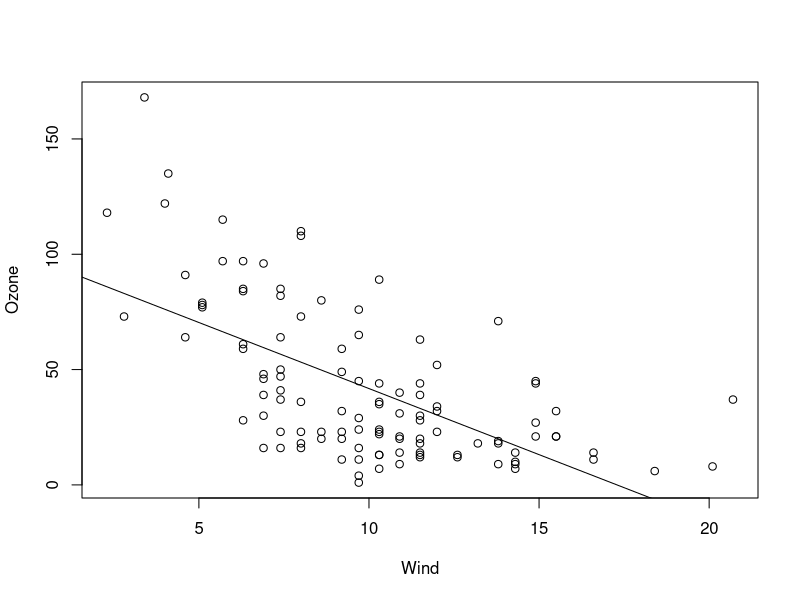
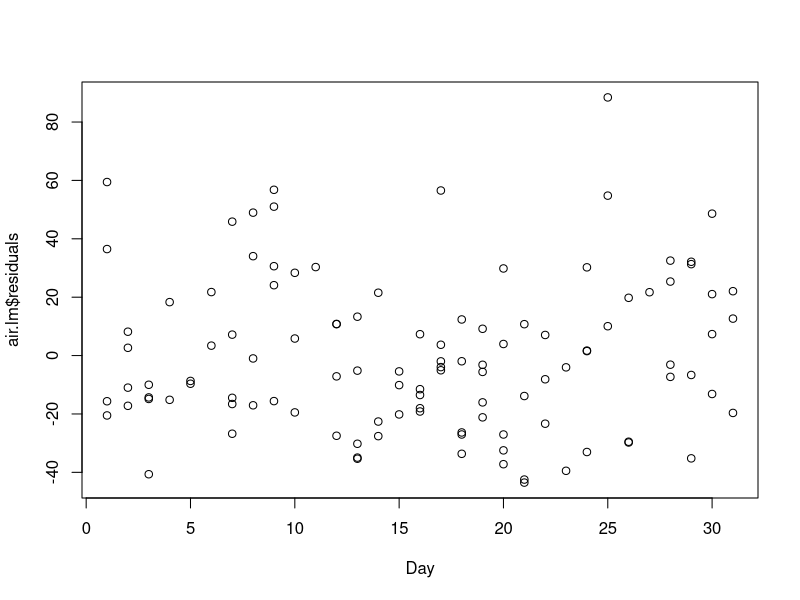
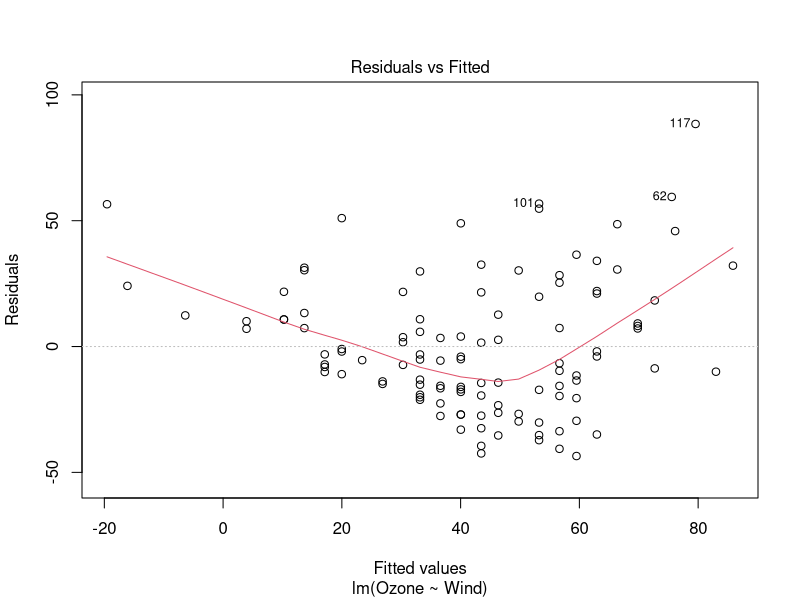

Recreate these plots in R, in order. (Note: this script raises an error after producing the figures.)
#2
View(airquality)
air.lm <- lm(Ozone ~ Wind, data=na.omit(airquality))
summary(air.lm)
plot(Ozone ~ Wind, data=na.omit(airquality))
abline(air.lm)
plot(air.lm$residuals ~ Day, data=na.omit(airquality))
plot(air.lm, which=1:1)



#3

X = c(2,3,8,9,11)
Y = c(3.2,5.1,6.8,8.1,9.2)
mylm <-lm(Y ~ X)
predict(mylm, data.frame(X=5), interval="confidence")
  

#6

cars.lm <- lm(dist ~ speed, data=cars)
cars.lm$coefficients

# 11
plot(weight ~ height, data=Davis)
mylm <- lm(weight ~ height, data=Davis)
abline(mylm)
summary(mylm)
summary(lm(weight ~ height, data=Davis))


#12
plot(IQbio ~ IQfoster, data=Burt)
mylm <- lm(IQbio ~ IQfoster, data=Burt)
abline(mylm)
plot(mylm, which=1:2)
summary(mylm)
?Burt

#13
View(Blackmore)
plot(exercise ~ age, data=Blackmore)
mylm <- lm(exercise ~ age, data=Blackmore)
abline(mylm)
plot(mylm, which=1:2)

#14
plot(rate ~ slim, data=Highway1, xlab="Speed Limit", ylab="Accident Rate per Million Vehicle Miles", main="1973 Minnesota Highway Accident Records")
summary(lm(rate ~ slim, data=Highway1))   
summary(lm(I(rate^2) ~ slim, data=Highway1))
summary(lm(I(log(rate)) ~ slim, data=Highway1))
summary(lm(rate^(-1/2) ~ slim, data=Highway1))
plot(I(log(rate)) ~ slim, data=Highway1)

#15
summary(lm(speed ~ dist, data=cars))
cars.lm <- lm(speed ~ dist, data=cars)
cars.lm$fitted.values

#17
mylm <- lm(kwh ~ ccf, data=Utilities)
summary(lm(kwh ~ ccf, data=Utilities))
confint(mylm)

#18
View(KidsFeet)
View(MyKidsFeet)
MyKidsFeet <- subset(KidsFeet, sex=="B")
mylm <- lm(width ~ length, data=MyKidsFeet)
predict(mylm, data.frame(length=25), interval="confidence")

#19
View(Orange)
mylm <- lm(circumference ~ age, data=Orange)
boxCox(mylm)
summary(mylm)


#20
View(Orange)
mylm <- lm(circumference ~ age, data=Orange)
boxCox(mylm)
summary(mylm)
plot(mylm, which=1:2)

plot(circumference ~ age, data=Orange)

plot(Orange$age, type='b', pch=16, cex=0.8)


#22
X <- c(1,2,3,4,5)
Y <- c(8,4,7,5,2)
plot(Y ~ X)
mylm<-lm(Y ~ X)
abline(mylm)
summary(mylm)

#24
pt(-2.601, 48)
2*pt(2.601, 48, lower.tail = FALSE)

2*pt(9.464, 48, lower.tail = FALSE)
